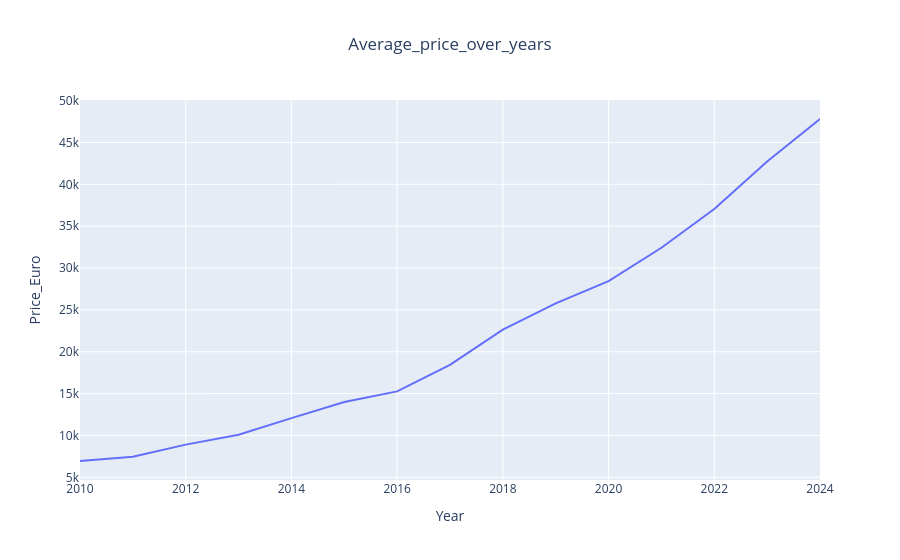

The notebook cell this image was saved under:
### Markdown cell above
### Chatrs

### Code cell
Price_by_Years=df.groupby(['Year'])['Price_Euro'].mean().reset_index()
Price_by_Years
#Figure1(Price_over_Years)
Figure1=px.line(Price_by_Years,
               x='Year',
               y='Price_Euro',
               title='Average_price_over_years'
               )
Figure1.update_layout(title_x=0.5)
Figure1.show()

### Figure 1 — Plotly figure (JSON) as saved in the notebook; plotly's stock layout.template omitted (floating-point values rounded to 4 significant figures)
{"data": [{"hovertemplate": "Year=%{x}<br>Price_Euro=%{y}<extra></extra>", "legendgroup": "", "line": {"color": "#636efa", "dash": "solid"}, "marker": {"symbol": "circle"}, "mode": "lines", "name": "", "orientation": "v", "showlegend": false, "type": "scatter", "x": [2010.0, 2011.0, 2012.0, 2013.0, 2014.0, 2015.0, 2016.0, 2017.0, 2018.0, 2019.0, 2020.0, 2021.0, 2022.0, 2023.0, 2024.0], "xaxis": "x", "y": [6950.0, 7459.0, 8907.0, 10080.0, 12070.0, 14000.0, 15270.0, 18430.0, 22640.0, 25780.0, 28430.0, 32420.0, 37060.0, 42730.0, 47800.0], "yaxis": "y"}], "layout": {"legend": {"tracegroupgap": 0}, "title": {"text": "Average_price_over_years", "x": 0.5}, "xaxis": {"anchor": "y", "domain": [0, 1], "title": {"text": "Year"}}, "yaxis": {"anchor": "x", "domain": [0, 1], "title": {"text": "Price_Euro"}}}}
